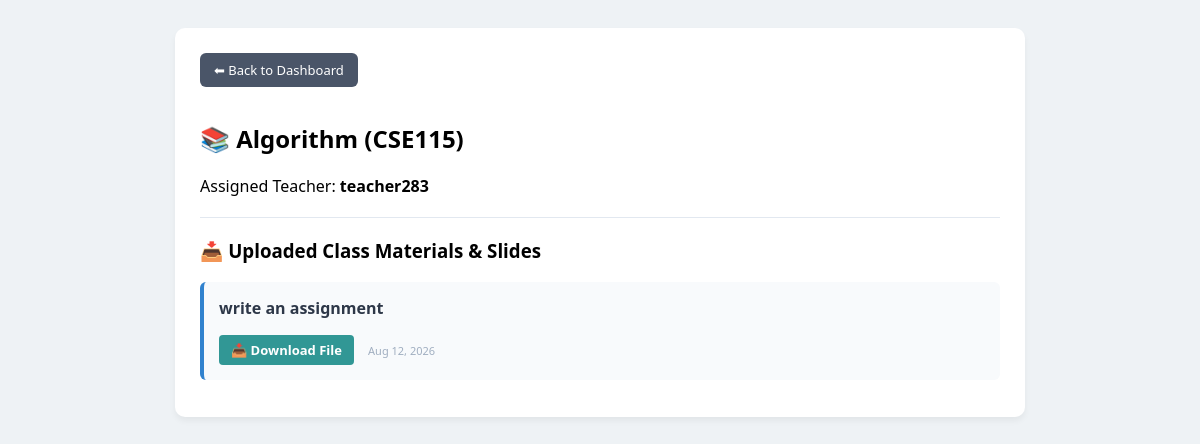
/view_course_materials.php?course_id=5 (signed in), run on the app's committed database.
### tables this page shows
CREATE TABLE `courses` (
  `id` int(11) NOT NULL,
  `course_code` varchar(20) NOT NULL,
  `course_name` varchar(100) NOT NULL,
  `credits` decimal(3,2) NOT NULL,
  `department_id` int(11) DEFAULT NULL,
  `assigned_teacher` varchar(100) DEFAULT NULL,
  `batch` varchar(20) DEFAULT NULL
);

CREATE TABLE `course_materials` (
  `id` int(11) NOT NULL,
  `course_id` int(11) NOT NULL,
  `teacher_username` varchar(100) NOT NULL,
  `title` varchar(255) NOT NULL,
  `type` enum('note','assignment','notice') DEFAULT 'note',
  `file_path` varchar(255) NOT NULL,
  `department` varchar(50) DEFAULT NULL,
  `batch` varchar(20) DEFAULT NULL,
  `uploaded_at` timestamp NOT NULL DEFAULT current_timestamp()
);

### view_course_materials.php (the view, shortened to what this page needs)
<?php
require_once 'config.php';
$course_id = $_GET['course_id'] ?? 0;
$course_stmt = $conn->prepare("SELECT * FROM courses WHERE id = ?");
$course_stmt->bind_param("i", $course_id);
$course_stmt->execute();
$course = $course_stmt->get_result()->fetch_assoc();
$materials_stmt = $conn->prepare("SELECT * FROM course_materials WHERE course_id = ? ORDER BY uploaded_at DESC");
$materials_stmt->bind_param("i", $course_id);
$materials_stmt->execute();
$materials = $materials_stmt->get_result();
?>
<!DOCTYPE html>
<html lang="en">
<head>
</head>
<body>
<div class="container">
    <a href="student_dashboard.php" class="btn-back">⬅ Back to Dashboard</a>
    <h2>📚 <?php echo htmlspecialchars($course['course_name'] ?? ''); ?> (<?php echo htmlspecialchars($course['course_code'] ?? ''); ?>)</h2>
    <p>Assigned Teacher: <b><?php echo htmlspecialchars($course['assigned_teacher'] ?? 'N/A'); ?></b></p>
    <hr style="border: 0; border-top: 1px solid #e2e8f0; margin: 20px 0;">
    <h3>📥 Uploaded Class Materials & Slides</h3>
    <?php if ($materials && $materials->num_rows > 0): ?>
        <?php while ($m = $materials->fetch_assoc()): ?>
            <div class="material-item">
                <h4 style="margin:0 0 5px 0; color: #2d3748;"><?php echo htmlspecialchars($m['title']); ?></h4>
                <a href="uploads/materials/<?php echo $m['file_name']; ?>" class="btn-download" download>📥 Download File</a>
                <span style="font-size: 11px; color: #a0aec0; margin-left: 10px;"><?php echo date('M d, Y', strtotime($m['uploaded_at'])); ?></span>
            </div>
        <?php endwhile; ?>
    <?php else: ?>
        <p style="color: #718096;">No study materials uploaded by the teacher yet.</p>
    <?php endif; ?>
</div>
</body>
</html>

### view_course_materials.php (style rules this page uses)
body { font-family: 'Segoe UI', sans-serif; background: #eef2f5; padding: 20px; }
.container { max-width: 800px; margin: 0 auto; background: white; padding: 25px; border-radius: 10px; box-shadow: 0 4px 6px rgba(0,0,0,0.05); }
.material-item { background: #f8fafc; border-left: 4px solid #3182ce; padding: 15px; border-radius: 6px; margin-bottom: 12px; }
.btn-download { display: inline-block; background: #319795; color: white; padding: 6px 12px; border-radius: 4px; text-decoration: none; font-size: 13px; font-weight: bold; margin-top: 8px; }
.btn-back { display: inline-block; background: #4a5568; color: white; padding: 8px 14px; text-decoration: none; border-radius: 6px; margin-bottom: 15px; font-size: 13px; }

### data on the page
courses: course_name "Algorithm", course_code "CSE115", assigned_teacher "teacher283"
course_materials: title "write an assignment", uploaded_at "Aug 12, 2026"
